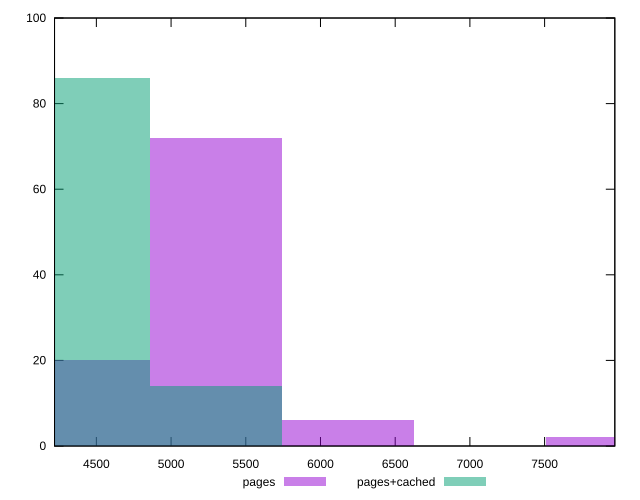

Reproduce this figure in gnuplot.
reset

$pages <<EOF
6182.901728115636 6
5299.6300526705445 72
7949.445079005816 2
4416.358377225453 20
EOF

$pagesCached <<EOF
5299.6300526705445 14
4416.358377225453 86
EOF

set key outside below
set boxwidth 883.2716754450908
set xrange [4220:7970]
set yrange [0:100]
set trange [0:100]
set style fill transparent solid 0.5 noborder
set terminal svg size 640, 500 enhanced background rgb 'white'
set output "report_00009_2021-02-08T22-37-41.559Z/uses-http2/comparison/histogram/0_vs_1.svg"

plot $pages title "pages" with boxes, \
     $pagesCached title "pages+cached" with boxes

reset
